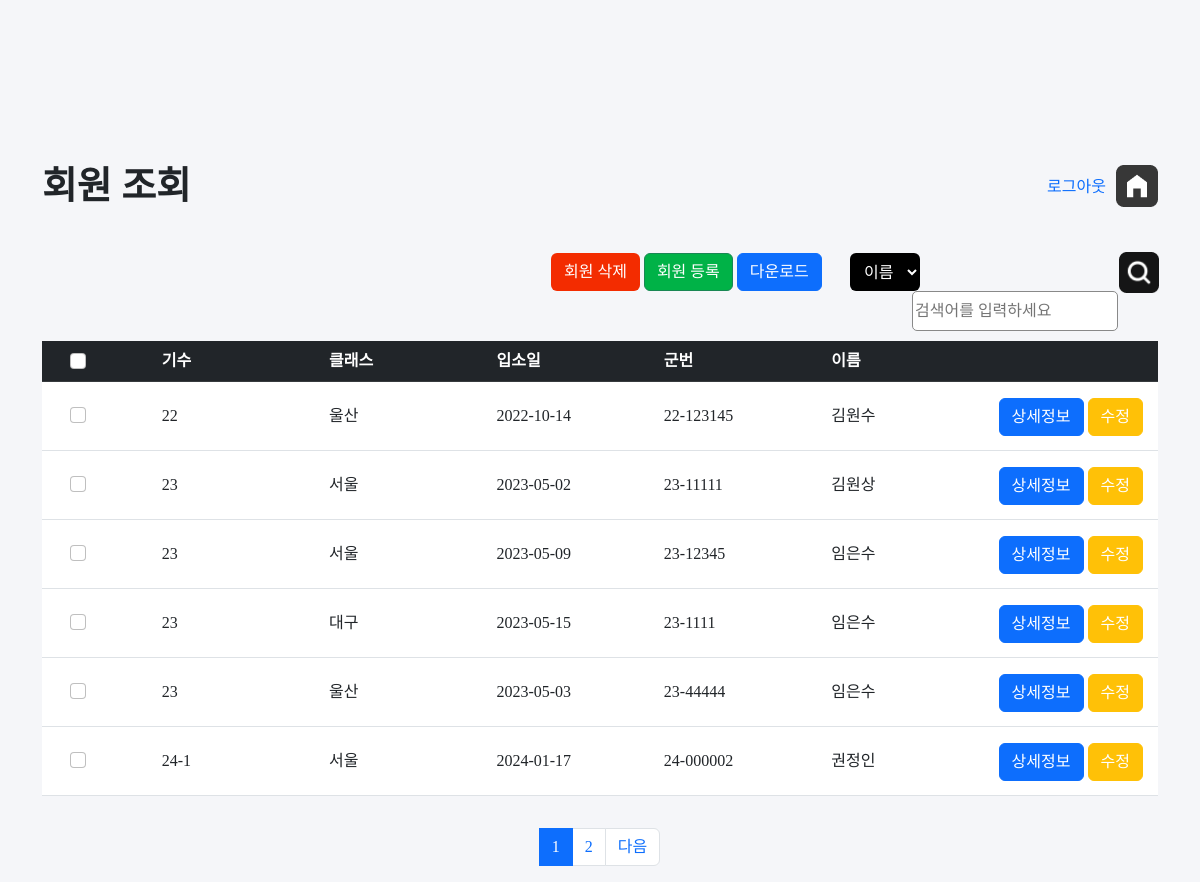
The app's page /jangseong/list.php (signed in) with its own data.
### tables this page shows
CREATE TABLE `member` (
  `id` int(11) NOT NULL,
  `num` varchar(10) NOT NULL,
  `class` varchar(10) NOT NULL,
  `date` date NOT NULL,
  `memID` varchar(20) NOT NULL,
  `name` varchar(20) NOT NULL,
  `password` varchar(20) NOT NULL
);

### jangseong/list.php (the view, shortened to what this page needs)
<?php
require 'config.php';
if(!isset($_SESSION["login"]))
{
    echo "
    <div id='messagebox'>
    <script>
    alert('관리자 권한이 없는 계정입니다!');
    window.location.assign('index.php');
    </script>
    </div>
    ";
}
else{
?>
<!DOCTYPE html>
<html lang="en">
<head>
    <link rel="stylesheet" href="style.css">
    <link rel="stylesheet" href="src/bootstrap.min.css">
    <link rel="stylesheet" href="src/style.css">
</head>
<body>
    <div class="container"  >
        <div id="top">
            <h2>회원 조회</h2>
            <div id="top-right">
                <div class="btnlogout">
                    <a id="home" href="list.php">
                        <img src="imgs/home.png">
                    </a>
                    <a id="logtext" href="logout.php" >로그아웃</a>
                </div>
            </div>
        </div>
    </div>
    <div class="container" >
        <div id="listaction">
            <div id="right">
                <div id="btnaction">
                    <button type="button" id="btndelete" class="btn" onclick="checkCheckbox()">회원 삭제</button>
                    <a href="add.php" type="button" id="btnadd" class="btn btn-success">회원 등록 </a>
                    <a href="export.php" class="btn btn-primary" id="btndownload">다운로드</a>
                </div>
                <form action="search.php" method="post">
                    <select name="searchoption" id="searchoption">
                        <option value ="name">이름</option>
                    </select>
                    <button id="btnSearch" type="submit"><img src="imgs/search.png"></button>
                    <input type="text" id="txtSearch" placeholder="검색어를 입력하세요" name="txtsearch" >
                </form>
            </div>
        </div>
    </div>
    <div class="container ">
        <div id="main">
            <form method="get" action="delete.php" name="listmember">
            <table class="table">
                <thead class="table-dark">
                <tr>
                    <th  class="text-center firstcol"  ><input class="form-check-input checklist" type="checkbox" id="myCheck" onclick="checkall()"></th>
                    <th class="listcol">기수</th>
                    <th class="listcol">클래스</th>
                    <th class="listcol">입소일</th>
                    <th class="listcol">군번</th>
                    <th class="listcol">이름</th>
                    <th class="listcol">&nbsp;</th>
                </tr>
                </thead>
                <tbody>
                <?php
                    $per_page_record = 6;
                    if (isset($_GET["page"])) {
                        $page  = $_GET["page"];
                    }
                    else {
                        $page=1;
                    }
                    $start_from = ($page-1) * $per_page_record;
                    $sql = "SELECT * FROM member  ORDER BY id DESC LIMIT $start_from, $per_page_record ";
                    $result = $conn->query($sql);
                    if ($result->num_rows > 0) {
                    $num = 0;
                    while($row = $result->fetch_assoc()) {
                        $memberID=$row['id'];
                ?>
                <tr>
                    <td class="text-center" > <input class="form-check-input justify-content-center checkitem"   type="checkbox" id="myCheck<?php  echo $num;?>" name="mem[]" value="<?php echo $row['id'];?>"></td>
                    <td><?php echo $row['num']; ?></td>
                    <td><?php echo $row['class']; ?></td>
                    <td><?php echo $row['date']; ?></td>
                    <td><?php echo $row['memID']; ?></td>
                    <td><?php echo $row['name']; ?></td>
                    <td id="cot"><a href="view.php?memID=<?php echo $row['memID']; ?>" class="btn btn-primary" >상세정보</a> <a href="edit.php?id=<?php echo $memberID ?>" class="btn btn-warning" style="color:white" >수정</a></td>
                </tr>
                <?php
                    $num+=1;
                }
                } else {
                echo "0 results";
                }
                ?>
                </tbody>
            </table>
            </form>
        </div>
    </div>
    <div    class="container">
        <ul class="pagination  justify-content-center"  >
            <?php
                $query = "SELECT COUNT(*) FROM member ORDER BY id";
                $rs_result = mysqli_query($conn, $query);
                $row = mysqli_fetch_row($rs_result);
                $total_records = $row[0];
                $total_pages = ceil($total_records / $per_page_record);
                $pagLink = "";
                for ($i=1; $i<=$total_pages; $i++) {
                    if ($i == $page) {
                        $pagLink .= "<li class='page-item active'><a class = 'page-link' href='list.php?page=".$i."'>".$i." </a></li>";
                    }
                    else  {
                        $pagLink .= "<li class='page-item '><a class='page-link' href='list.php?page=".$i."'> ".$i." </a></li>";
                    }
                }
                echo $pagLink;
                if($page<$total_pages){
                    echo "<li class='page-item'><a class='page-link' href='list.php?page=".($page+1)."'>  다음 </a></li>";
                }
                ?>
        </ul>
    </div>
</body>
</html>
<?php
}
?>

### jangseong/src/style.css (style rules this page uses)
* { margin: 0; }
body { background:#F5F6F9; font-family: 'Pretendard'; line-height: 24px !important; font-size: 16px !important; }
#top { width: 100%; height: 53px; margin-top: 160px; }
h2 { width: 500px; float: left; font-size: 37.9px; font-weight: 700; line-height: 53.06px; font-family: 'Pretendard'; padding-bottom: 32px; }
#home { float: right; margin-top: 5px; }
#home img { width: 42px; }
#logtext { line-height: 53px; float: right; margin-right: 10px; }
button { font-size: 16px !important; line-height: 150%; margin: 0px; }
#listaction { width: 100%; height: 42px; margin-top: 32px; }
#right { width: 622px; float: right; margin-bottom: 10px; }
#top-right { width: 200px; float:right; }
#btnaction { width: 312px; float: left; position: relative; left: 15px; }
#btndelete { background:#F32C00; color: #fff; }
#btnadd { background:#00B247; }
#btndownload { margin: 0px; }
#btnSearch { border:0px; background:none; cursor: pointer; height: 40px; width: 40px; float:right; }
#btnSearch img { width: 40px; position: relative; top: -2px; left: -5px; }
#right form { width: 308px; float: right; }
#searchoption { background:#000; border-radius: 6px; float: left; }
#txtSearch { height: 40px; border: 1px #898989 solid ; float: right; border-radius: 5px; }
#right form select { color:#fff; border:0px; height: 38px; padding:0px 10px; }
#main { width: 100%; margin-top: 32px; margin-bottom: 32px; }
.firstcol { width: 100px; }
tbody tr { line-height: 52px; }
a { text-decoration: none; }
tr { background: #fff; }
.listcol { width: 15%; }
.checklist { position: relative; left:-20px; }
.checkitem { position: relative; top:13px; left:-20px; }

### records on screen
member: num "22", class "울산", date "2022-10-14", memID "22-123145", name "김원수"
member: num "23", class "서울", date "2023-05-02", memID "23-11111", name "김원상"
member: num "23", class "서울", date "2023-05-09", memID "23-12345", name "임은수"
member: num "23", class "대구", date "2023-05-15", memID "23-1111", name "임은수"
member: num "23", class "울산", date "2023-05-03", memID "23-44444", name "임은수"
member: num "24-1", class "서울", date "2024-01-17", memID "24-000002", name "권정인"
